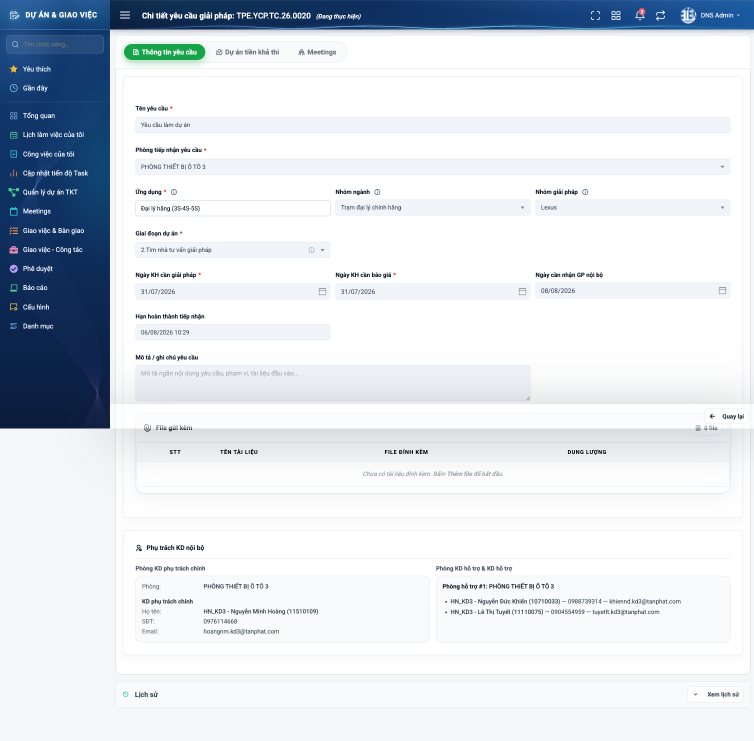
#> input picture hrm/.plans/masterdata-pl8-chuan-hoa-danh-muc/tc24-ycgp-20.png, 1507 x 1482 px, given in place of tc24-ycgp-20.png.png, which was not available (shown at 1/2 size)
$ python trim_shots.py ../../../masterdata-pl8-chuan-hoa-danh-muc/tc24-ycgp-20.png
#> lines starting #> are read from the running program, lines starting #| are printed output that depends on the picture; after the words box and inside, x2 and y2 are one past the last pixel; in counts of white or black regions, pixels touching at a corner belong together; pictures that were not available may be replaced by others from this repository, and a replacement may not be noted
# -*- coding: utf-8 -*-
"""Cắt dải nền trống ở đáy ảnh chụp cả trang (fullPage) — trang có min-height cao hơn nội dung.
Chạy: python trim_shots.py 10_create 12_edit ...   (tên ảnh trong hdsd_shots, không đuôi)"""
import os, sys
from PIL import Image, ImageChops
D = os.path.join(os.path.dirname(os.path.abspath(__file__)), 'hdsd_shots')
for n in sys.argv[1:]:
    p = os.path.join(D, n + '.png')
    im = Image.open(p).convert('RGB')
#> im is the input picture: PIL image 1507x1482 RGB; mean R, G, B 220, 225.2, 231.6
    bg = im.getpixel((im.width // 2, im.height - 1))
#> bg = (245, 246, 248)
    diff = ImageChops.difference(im, Image.new('RGB', im.size, bg)).convert('L').point(lambda v: 255 if v > 8 else 0)
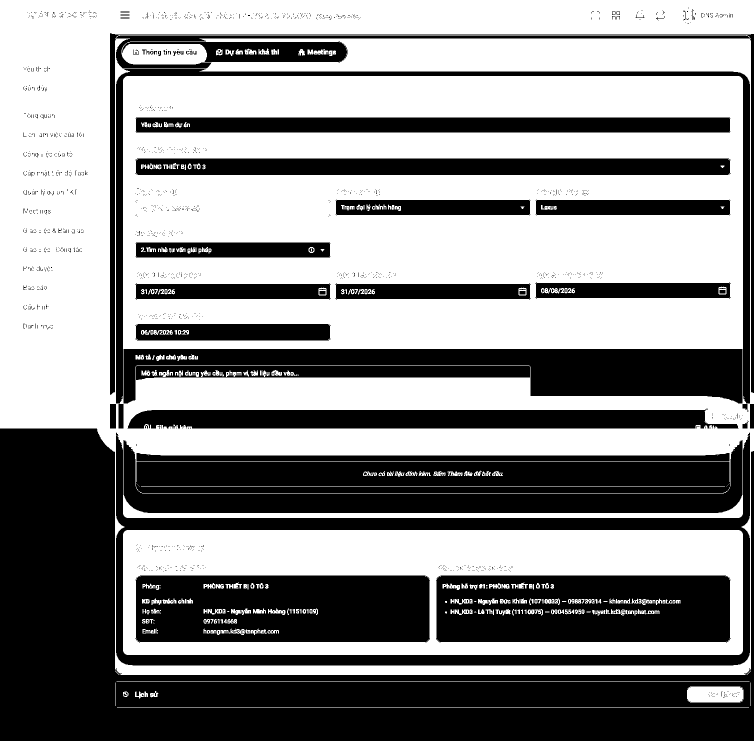
#> diff: PIL image 1507x1482 L (shown at 1/2 size); 54.9% white; 2034 black regions (1975 under 20 px), largest, box (x1, y1, x2, y2) and area: (0, 857, 1507, 1482) 307026, (247, 880, 1485, 1026) 123858, (247, 698, 1485, 807) 84598
    box = diff.getbbox()
#> box = (0, 0, 1507, 1416)
    if box and box[3] < im.height - 4:
        im.crop((0, 0, im.width, min(im.height, box[3] + 12))).save(p)
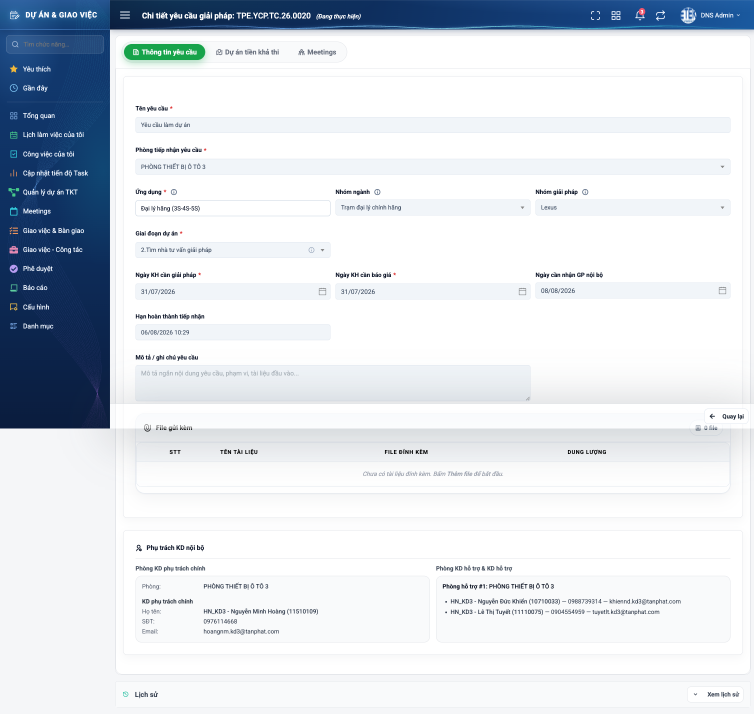
#> saved as tc24-ycgp-20.png.png: PIL image 1507x1428 RGB (shown at 1/2 size); mean R, G, B 219, 224.5, 231
        print('trim', n, im.height, '->', box[3] + 12)
#| trim ../../../masterdata-pl8-chuan-hoa-danh-muc/tc24-ycgp-20.png 1482 -> 1428

$ run again, on hrm/.plans/masterdata-pl8-chuan-hoa-danh-muc/tc27-ung-dung.png
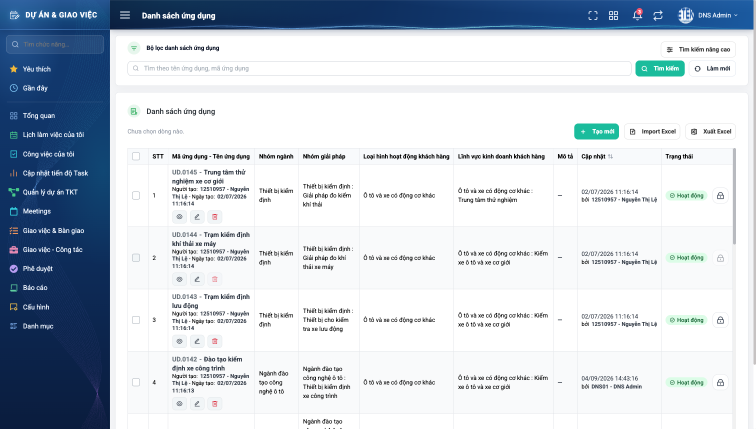
#> input picture hrm/.plans/masterdata-pl8-chuan-hoa-danh-muc/tc27-ung-dung.png, 1512 x 857 px, given in place of tc27-ung-dung.png.png, which was not available (shown at 1/2 size)
#> im is the input picture: PIL image 1512x857 RGB; mean R, G, B 199, 207.4, 217.1
#> bg = (255, 255, 255)
#> `diff = ImageChops.difference(im, Image.new('RGB', im.size, bg)).conver..`:
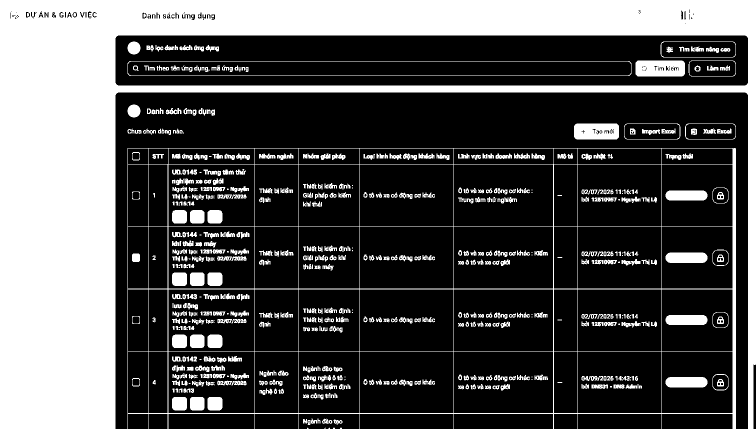
#> diff: PIL image 1512x857 L (shown at 1/2 size); 31.8% white; 655 white regions (71 under 20 px), largest, box (x1, y1, x2, y2) and area: (0, 0, 1512, 857) 317164, (255, 296, 1472, 857) 20179, (1271, 121, 1370, 153) 2964
#> box = (0, 0, 1512, 857)

$ run again, on hrm/.plans/masterdata-pl8-chuan-hoa-danh-muc/tc28-ud0142-edit.png
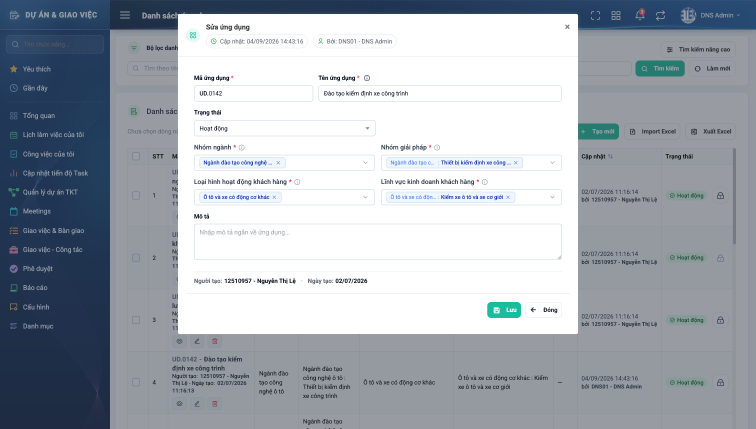
#> input picture hrm/.plans/masterdata-pl8-chuan-hoa-danh-muc/tc28-ud0142-edit.png, 1512 x 857 px, given in place of tc28-ud0142-edit.png.png, which was not available (shown at 1/2 size)
#> im is the input picture: PIL image 1512x857 RGB; mean R, G, B 166.6, 173.4, 181.7
#> bg = (152, 156, 162)
#> `diff = ImageChops.difference(im, Image.new('RGB', im.size, bg)).conver..`:
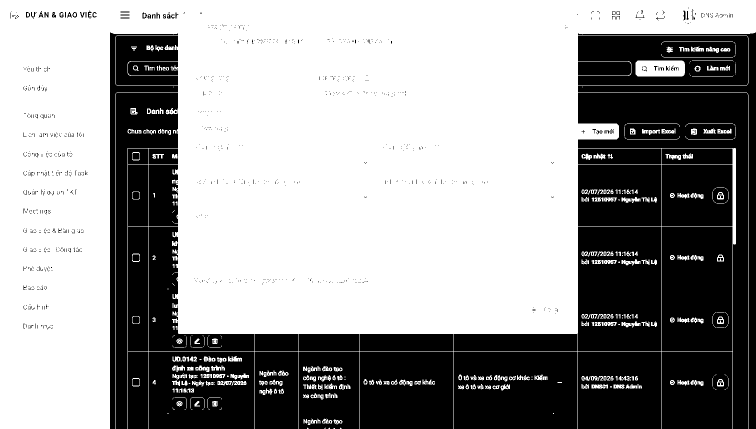
#> diff: PIL image 1512x857 L (shown at 1/2 size); 61.1% white; 1433 black regions (1346 under 20 px), largest, box (x1, y1, x2, y2) and area: (1156, 65, 1512, 857) 92052, (220, 65, 356, 857) 44960, (1155, 454, 1322, 702) 38477
#> box = (0, 0, 1512, 857)
